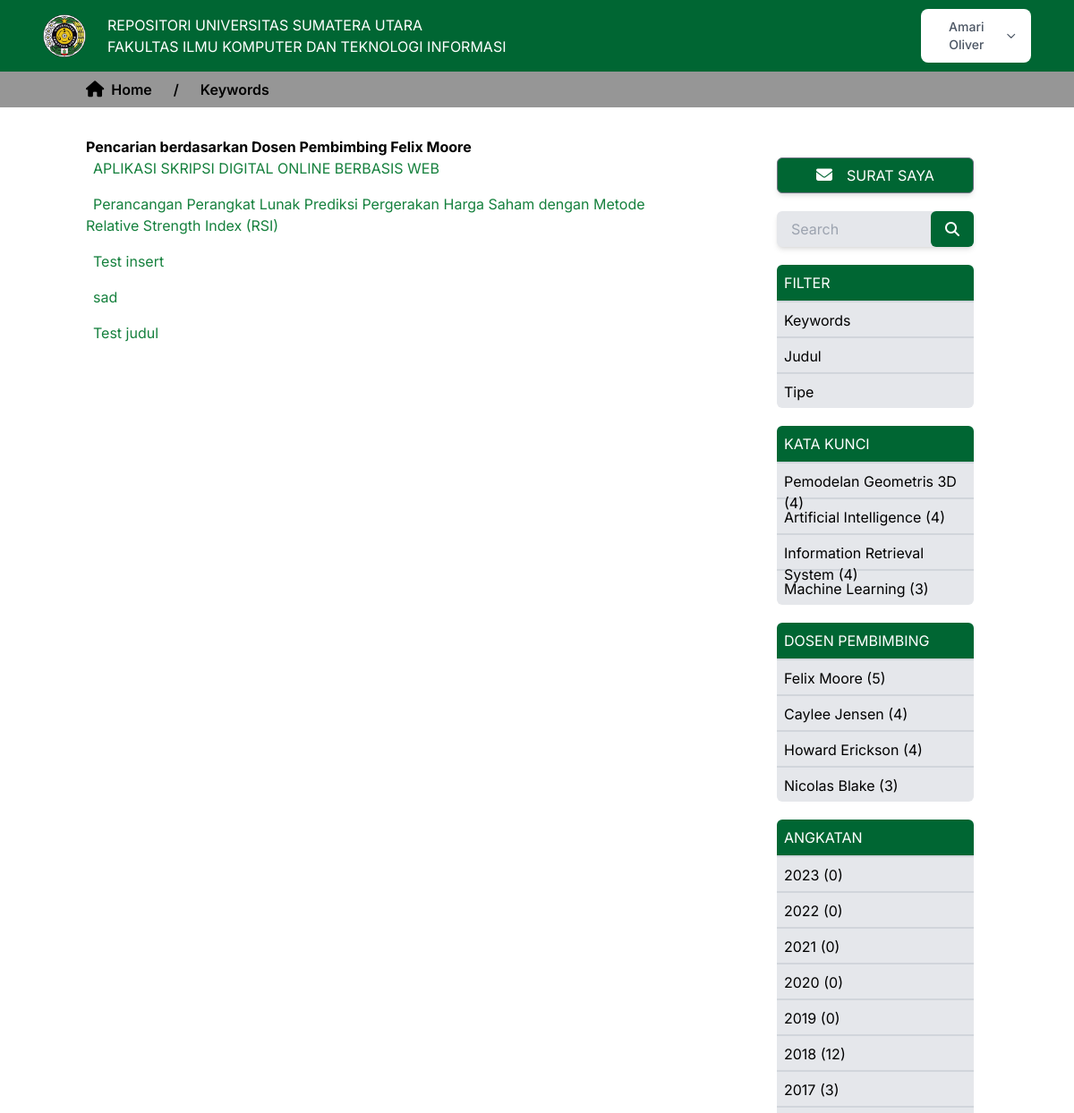
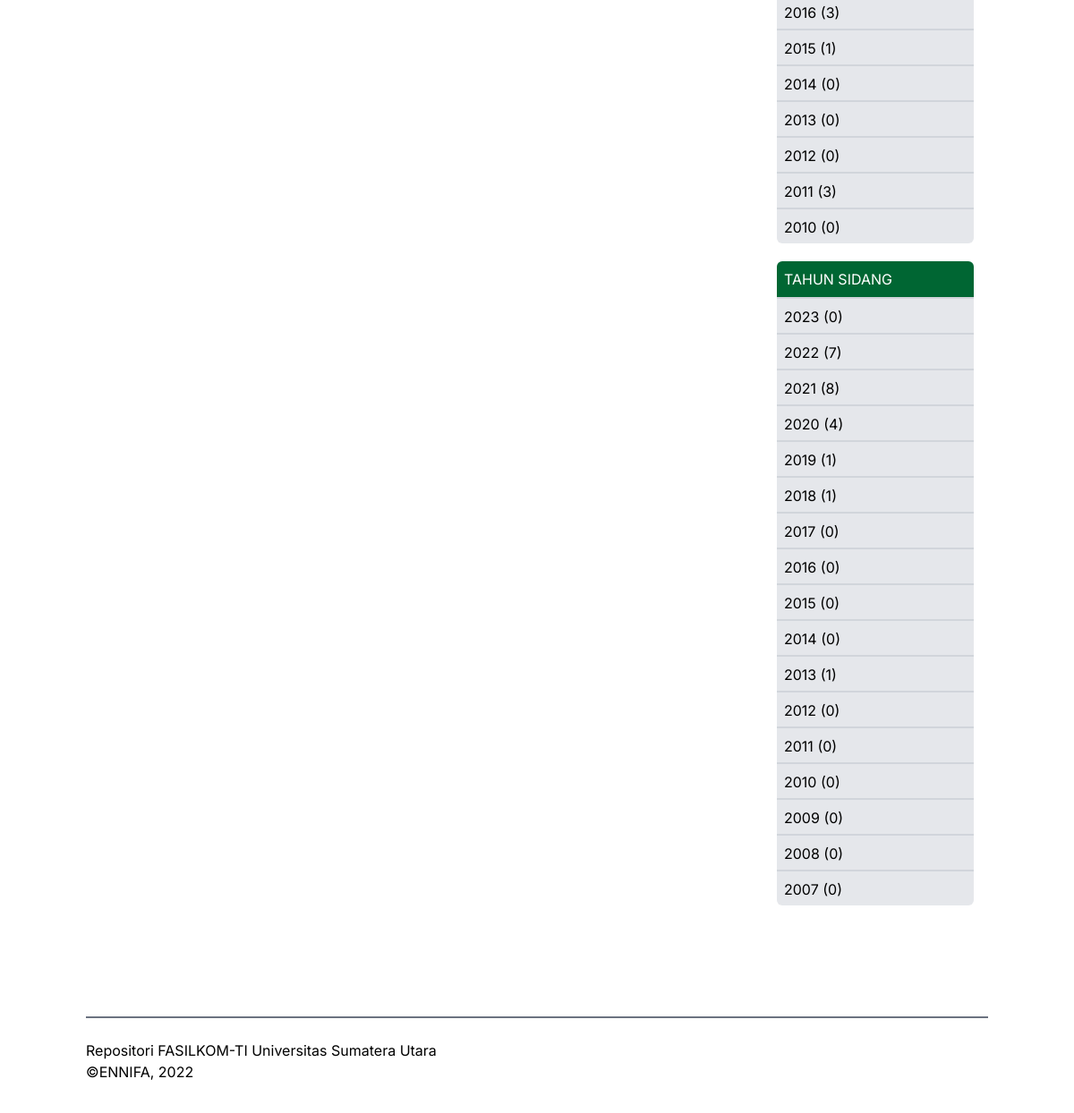
Page /PHP/filter-doping.php?nip_doping=196407232001121001 (signed in) on the committed database (2 pictures, top to bottom).
### tables this page shows
CREATE TABLE `akun` (
  `email` varchar(50) NOT NULL,
  `nama_lengkap` varchar(50) NOT NULL,
  `password` varchar(50) NOT NULL,
  `kode_otp` int(6) DEFAULT NULL
);

CREATE TABLE `dosen_pembimbing` (
  `nip` varchar(20) NOT NULL,
  `nama_lengkap` varchar(50) NOT NULL
);

CREATE TABLE `tugas_akhir` (
  `id` int(4) NOT NULL,
  `judul` text NOT NULL,
  `nim_mhs` char(10) NOT NULL,
  `tgl_pengesahan` date NOT NULL,
  `tgl_upload` date NOT NULL,
  `nip_dosen_pembimbing1` varchar(20) NOT NULL,
  `nip_dosen_pembimbing2` varchar(20) NOT NULL,
  `nip_dosen_penguji1` varchar(20) NOT NULL,
  `nip_dosen_penguji2` varchar(20) NOT NULL,
  `id_kategori_repo` int(2) NOT NULL,
  `abstract` longtext NOT NULL,
  `id_keyword` int(3) NOT NULL,
  `file_link` longtext NOT NULL,
  `id_prodi` int(2) NOT NULL
);

CREATE TABLE `keyword` (
  `id` int(3) NOT NULL,
  `nama_keyword` varchar(50) NOT NULL,
  `id_prodi` int(2) NOT NULL
);

### PHP/filter-doping.php (the view, shortened to what this page needs)
<?php
    require "../Koneksi/koneksi.php";
?>
<!DOCTYPE html>
<html lang="en">
<head>
    <link rel="stylesheet" href="css/index.css">
    <script src="https://cdn.tailwindcss.com"></script>
</head>
<body>
    <?php include("navbar.php"); ?>
    <div class="w-full h-10 flex justify-start items-center bg-[#969696] px-6 md:px-24">
        <div class="w-full flex items-center font-semibold">
            <a href="index.php" class="hidden lg:flex items-center mr-6">
                <span class="text-lg"><i class="fas fa-home"></i></span>
                <p class="ml-2">Home</p>
            </a>
                <span class="hidden lg:flex">/</span>
                <a href="" class="flex items-center mx-6">
                    <p>Keywords</p>
                </a>
        </div>
    </div>
    <?php
        if(isset($_GET['nip_doping'])){
            $sql3 = "SELECT * FROM dosen_pembimbing WHERE nip = '{$_GET['nip_doping']}'";
            $query3 = mysqli_query($con,$sql3);
            $row3 = mysqli_fetch_array($query3);
        }
    ?>
    <div class="w-full h-screen px-4 py-8 md:px-24 md:py-8">
        <div class="flex mb-20">
            <div class="lg:w-3/4 lg:pr-24">
                <h4 class="font-bold">Pencarian berdasarkan Dosen Pembimbing <?=$row3['nama_lengkap']?></h4>
                <div>
                    <ul class="space-y-4 text-green-700">
                        <?php
                            if(isset($_GET['nip_doping'])){
                                $sql1 = "SELECT * FROM tugas_akhir WHERE nip_dosen_pembimbing1 = '{$_GET['nip_doping']}' or nip_dosen_pembimbing2 = '{$_GET['nip_doping']}'";
                                $query1 = mysqli_query($con,$sql1);
                                while($row1 = mysqli_fetch_array($query1)){
                        ?>
                        <li>
                            <a href="viewberkas.php?id_prodi=<?=$row1['id_prodi']?>&id_tugasakhir=<?=$row1['id']?>" class="hover:text-sky-700 p-2"><?=$row1['judul']?></a>
                        </li>
                        <?php }} ?>
                    </ul>
                </div>
            </div>
            <?php include("sidebar.php") ?>
        </div>
        <?php include("footer.php"); ?>
    </div>
</body>
</html>

### PHP/navbar.php (shortened to what this page needs)
<div class="w-full h-20 flex justify-between items-center bg-[#006633] text-white px-4 md:px-12">
        <div class="flex items-center w-full h-14">
            <div class="w-12">
                <img src="img/usu-logo.png" alt="">
            </div>
            <div class="ml-6">
                <h4 class="hidden md:flex">REPOSITORI UNIVERSITAS SUMATERA UTARA</h4>
                <p class="hidden md:flex">FAKULTAS ILMU KOMPUTER DAN TEKNOLOGI INFORMASI</p>
            </div>
        </div>
        <?php if(!isset($_SESSION['email'])){ ?>
        <div class="hidden md:flex">
            <a href="login.php" class="w-full bg-white font-semibold hover:bg-gray-200 text-gray-600 py-2 px-6 border border-gray-500 rounded-md shadow-md cursor-pointer">
                Login
            </a>
        </div>
        <?php }else{
                    $sql4 = "SELECT * FROM akun WHERE email = '{$_SESSION['email']}'";
                    $query4 = mysqli_query($con,$sql4);
                    $row4 = mysqli_fetch_array($query4);
        ?>
            <div class="hidden md:flex justify-center items-center">
                <button id="dropdownInformationButton" data-dropdown-toggle="dropdownInformation" class="min-w-34 text-gray-600 bg-white hover:bg-gray-200 focus:ring-4 focus:outline-none focus:ring-green-600 font-medium rounded-lg text-sm px-4 py-2.5 text-center inline-flex items-center" type="button"><?=$row4['nama_lengkap']?><svg class="ml-2 w-4 h-4" aria-hidden="true" fill="none" stroke="currentColor" viewBox="0 0 24 24"><path stroke-linecap="round" stroke-linejoin="round" stroke-width="2" d="M19 9l-7 7-7-7"></path></svg></button>
            </div>
        <?php } ?>
    </div>

### PHP/sidebar.php
<div class="w-1/4 hidden lg:flex flex-col px-4 py-6">
                <a href="myletters.php" class="flex justify-center items-center w-full h-10 mb-5 bg-[#006633] hover:bg-green-700 text-white py-2 px-6 border border-gray-500 rounded-md shadow-md cursor-pointer">
                    <span class="text-lg"><i class="fas fa-envelope"></i></span>
                    <p class="ml-4 text-md">SURAT SAYA</p>
                </a>
                <form action="search.php" method="get">
                    <div class="w-full h-10 mb-5 flex justify-center items-center relative">
                        <input type="text" class="w-full h-full bg-gray-200 focus:outline-green-700 focus:bg-white p-4 rounded-md shadow-md" name="search" id="search" placeholder="Search">
                        <button for="search" class="w-12 h-full bg-[#006633] text-white cursor-pointer flex justify-center items-center rounded-md absolute right-0">
                            <i class="fas fa-search"></i>
                        </button>
                    </div>
                </form>
                <div class="w-full mb-5 flex flex-col">
                    <h4 class="w-full h-10 p-2 bg-[#006633] rounded-t-md text-white text-md">FILTER</h4>
                    <ul class="w-full bg-gray-200 rounded-b-md">
                        <li class="w-full h-10 p-2 border-t-2 border-gray-300">
                            <a href="katakunci.php?keyword=keyword" class="flex hover:text-sky-600">
                                Keywords
                            </a>
                        </li>
                        <li class="w-full h-10 p-2 border-t-2 border-gray-300">
                            <a href="katakunci.php?keyword=judul" class="flex hover:text-sky-600">
                                Judul
                            </a>
                        </li>
                        <li class="w-full h-10 p-2 border-t-2 border-gray-300">
                            <a href="katakunci.php?keyword=tipe" class="flex hover:text-sky-600">
                                Tipe
                            </a>
                        </li>
                    </ul>
                </div>
                <?php
                    $sql2 = "SELECT id,nama_keyword,id_prodi, jlh_judul_keyword(keyword.id) AS jlh_judul FROM keyword ORDER BY jlh_judul DESC LIMIT 4";
                    $query2 = mysqli_query($con,$sql2);
                ?>
                <div class="w-full mb-5 flex flex-col">
                    <h4 class="w-full h-10 p-2 bg-[#006633] rounded-t-md text-white text-md">KATA KUNCI</h4>
                    <ul class="w-full bg-gray-200 rounded-b-md">
                        <?php
                            while($row2 = mysqli_fetch_array($query2)){
                        ?>
                        <li class="w-full h-10 p-2 border-t-2 border-gray-300">
                            <a href="katakunci.php?keyword=keyword&id_prodi=<?=$row2['id_prodi']?>&id_keyword=<?=$row2['id']?>" class="flex hover:text-sky-600">
                                <?=$row2['nama_keyword'] ?> (<?=$row2['jlh_judul']?>)
                            </a>
                        </li>
                        <?php } ?>
                    </ul>
                </div>
                <?php
                    $sql3 = "SELECT nip,nama_lengkap, jlh_bimbingan_doping(dosen_pembimbing.nip) AS jlh_bimbingan FROM dosen_pembimbing ORDER BY jlh_bimbingan DESC LIMIT 4";
                    $query3 = mysqli_query($con,$sql3);
                ?>
                <div class="w-full mb-5 flex flex-col">
                    <h4 class="w-full h-10 p-2 bg-[#006633] rounded-t-md text-white text-md">DOSEN PEMBIMBING</h4>
                    <ul class="w-full bg-gray-200 rounded-b-md">
                        <?php
                            while($row3 = mysqli_fetch_array($query3)){
                        ?>
                        <li class="w-full h-10 p-2 border-t-2 border-gray-300">
                            <a href="filter-doping.php?nip_doping=<?=$row3['nip']?>" class="flex hover:text-sky-600">
                                <?= $row3['nama_lengkap'] ?> (<?= $row3['jlh_bimbingan']?>)
                            </a>
                        </li>
                        <?php } ?>
                    </ul>
                </div>
                <div class="w-full mb-5 flex flex-col">
                    <h4 class="w-full h-10 p-2 bg-[#006633] rounded-t-md text-white text-md">ANGKATAN</h4>
                    <ul class="w-full bg-gray-200 rounded-b-md">
                        <?php
                            $tahun = date("y");
                            for($i = $tahun; $i > 9;$i--){
                                    $sql6 = "SELECT COUNT(judul) AS jlh FROM tugas_akhir WHERE nim_mhs LIKE '$i%'";
                                $query6 = mysqli_query($con,$sql6);
                                $row6 = mysqli_fetch_array($query6);
                        ?>
                        <li class="w-full h-10 p-2 border-t-2 border-gray-300">
                            <a href="katakuncii.php?angkatan=<?=$i?>" class="flex hover:text-sky-600">
                            <?= ($i < 10) ? "200" : "20" ?><?= $i ?> (<?= $row6['jlh']?>)
                            </a>
                        </li>
                        <?php } ?>
                    </ul>
                </div>
                <div class="w-full mb-5 flex flex-col">
                    <h4 class="w-full h-10 p-2 bg-[#006633] rounded-t-md text-white text-md">TAHUN SIDANG</h4>
                    <ul class="w-full bg-gray-200 rounded-b-md">
                        <?php
                            $tahun = date("Y");
                            for($i = $tahun; $i > 2006;$i--){
                                $sql5 = "SELECT COUNT(judul) AS jlh FROM tugas_akhir WHERE tgl_pengesahan LIKE '$i%'";
                                $query5 = mysqli_query($con,$sql5);
                                $row5 = mysqli_fetch_array($query5);
                        ?>
                        <li class="w-full h-10 p-2 border-t-2 border-gray-300">
                            <a href="katakuncii.php?thn_sidang=<?=$i?>" class="flex hover:text-sky-600">
                                <?= $i ?> (<?= $row5['jlh']?>)
                            </a>
                        </li>
                        <?php } ?>
                    </ul>
                </div>
            </div>

### PHP/css/index.css (style rules this page uses)
* { margin: 0; padding: 0; box-sizing: border-box; font-family: 'Inter', sans-serif; }

### rows in the picture
akun: nama_lengkap "Amari Oliver"
dosen_pembimbing: nama_lengkap "Felix Moore", jlh_bimbingan "5"
tugas_akhir: judul "APLIKASI SKRIPSI DIGITAL ONLINE BERBASIS WEB"
tugas_akhir: judul "Perancangan Perangkat Lunak Prediksi Pergerakan Harga Saham dengan Metode Relative Strength Index (RSI)"
tugas_akhir: judul "Test insert"
tugas_akhir: judul "sad"
tugas_akhir: judul "Test judul"
keyword: nama_keyword "Pemodelan Geometris 3D", jlh_judul "4"
keyword: nama_keyword "Artificial Intelligence", jlh_judul "4"
keyword: nama_keyword "Information Retrieval System", jlh_judul "4"
keyword: nama_keyword "Machine Learning", jlh_judul "3"
dosen_pembimbing: nama_lengkap "Caylee Jensen", jlh_bimbingan "4"
dosen_pembimbing: nama_lengkap "Howard Erickson", jlh_bimbingan "4"
dosen_pembimbing: nama_lengkap "Nicolas Blake", jlh_bimbingan "3"

### other values in the picture
$row6['jlh'] "0"
$row6['jlh'] "12"
$row6['jlh'] "3"
$row6['jlh'] "1"
$row5['jlh'] "0"
$row5['jlh'] "7"
$row5['jlh'] "8"
$row5['jlh'] "4"
$row5['jlh'] "1"
